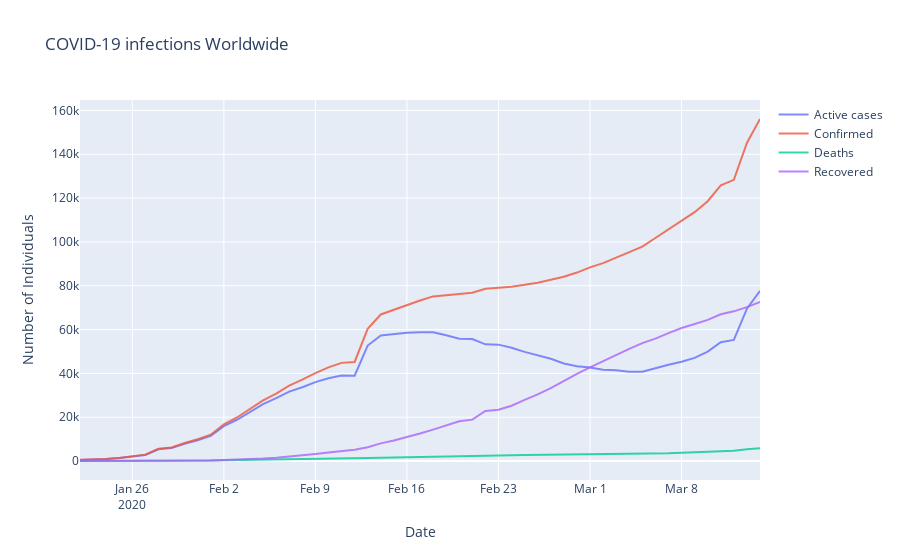

Source (notebook cell):
### Code cell
print('Fatality rate: {:.2f}%'.format(100 *
                                     df[df['date'] == df['date'].iloc[-1]]['Deaths'].sum() /
                                     df[df['date'] == df['date'].iloc[-1]]['Confirmed'].sum()))

fig = go.Figure()
fig.add_trace(go.Scatter(
                x=df.groupby('date')['date'].first(),
                y=df.groupby('date')['Active'].sum(),
                name="Active cases",
                opacity=0.8))

fig.add_trace(go.Scatter(
                x=df.groupby('date')['date'].first(),
                y=df.groupby('date')['Confirmed'].sum(),
                name="Confirmed",
                opacity=0.8))

fig.add_trace(go.Scatter(
                x=df.groupby('date')['date'].first(),
                y=df.groupby('date')['Deaths'].sum(),
                name="Deaths",
                opacity=0.8))

fig.add_trace(go.Scatter(
                x=df.groupby('date')['date'].first(),
                y=df.groupby('date')['Recovered'].sum(),
                name="Recovered",
                opacity=0.8))

fig.update_layout(title="COVID-19 infections Worldwide",
                  xaxis_title="Date",
                  yaxis_title="Number of Individuals")

fig.show()
